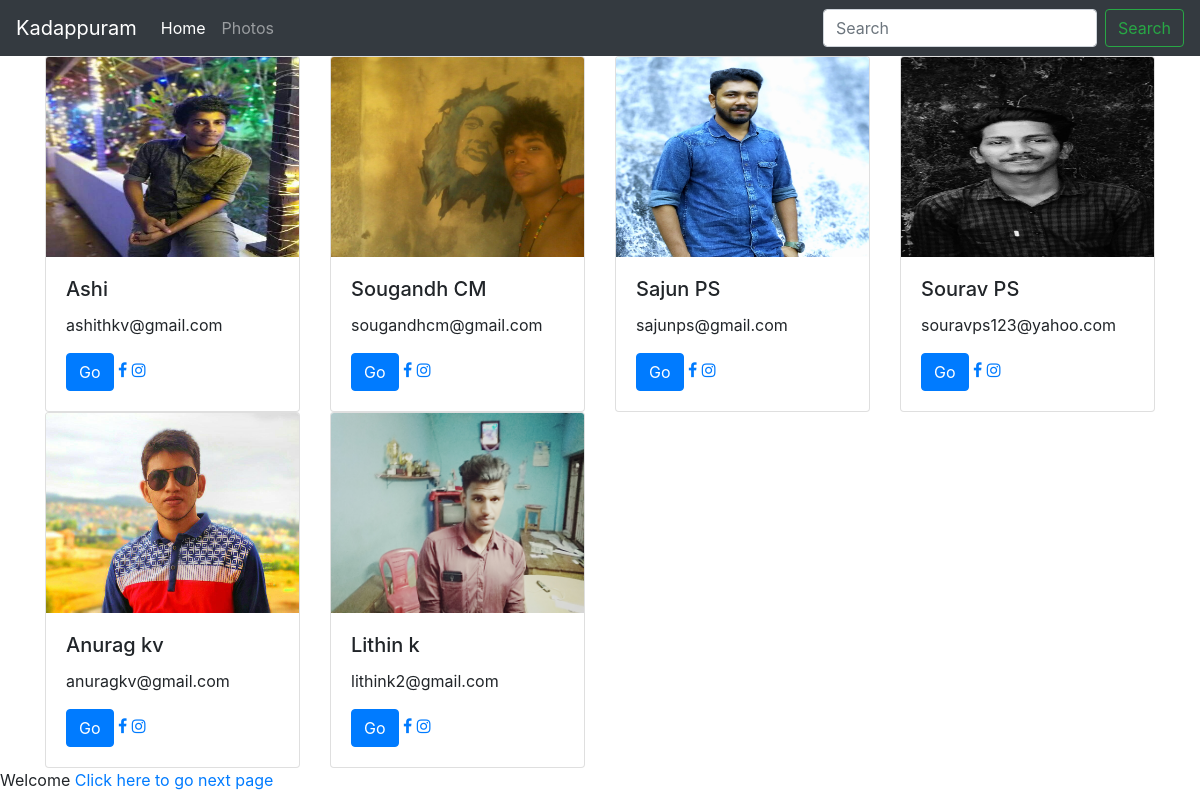
Before: / with the older database file.
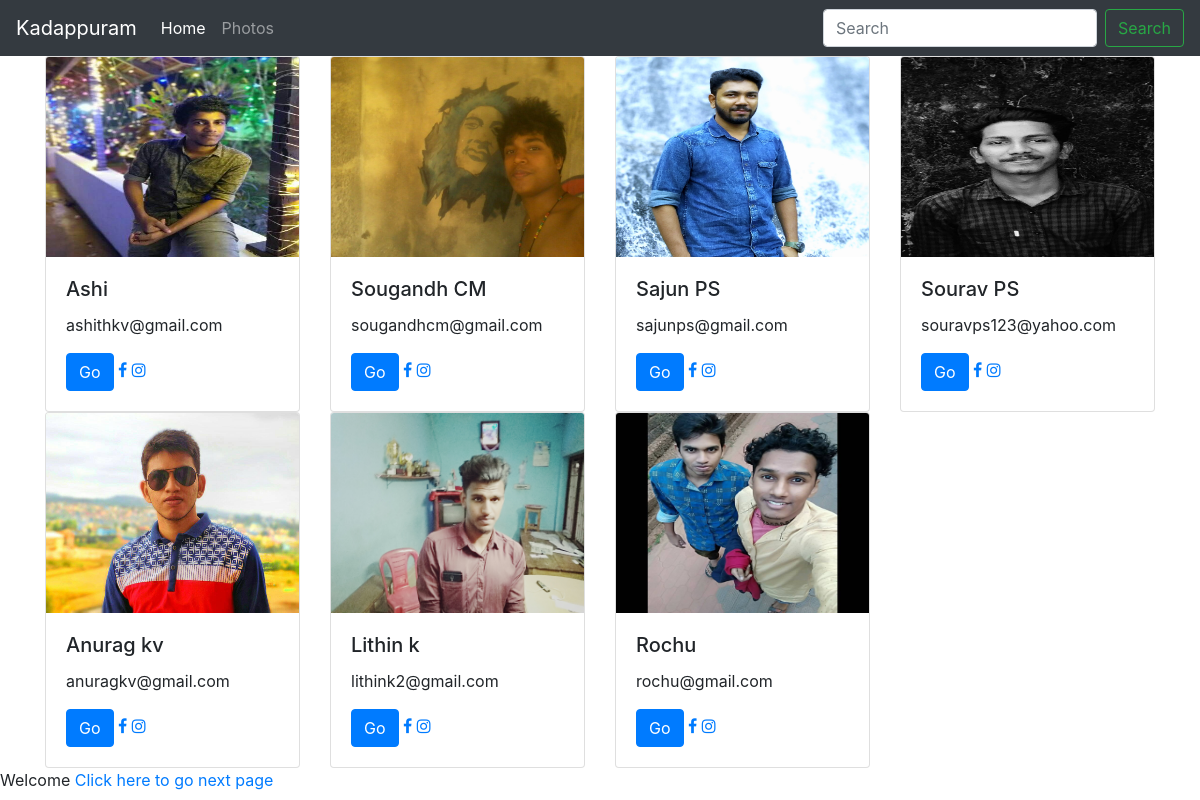
After: the same page with the newer database file.
### firstapp/models.py (models this page shows)
class Demo(models.Model):
    name=models.CharField(max_length=20)
    age=models.IntegerField()
    email=models.EmailField(max_length=50)
    image1=models.ImageField(blank=True,null=True,upload_to='media/')
    facebook_link=models.CharField(max_length=300,null=True,blank=True)
    insta_link=models.CharField(max_length=300,null=True,blank=True)

### firstapp/views.py (the view)
# urls.py: path('',views.index,name='index'),
def index(request):
    all=Demo.objects.all()
    return render(request,'index.html',{'all':all})

### firstapp/templates/index.html (shortened to what this page needs)
<!DOCTYPE html>
<html lang="en">
<head>
    <link rel="stylesheet" href="https://cdn.jsdelivr.net/npm/bootstrap@4.5.3/dist/css/bootstrap.min.css">
    <link href="https://cdnjs.cloudflare.com/ajax/libs/font-awesome/4.7.0/css/font-awesome.min.css" rel="stylesheet"/>
</head>
<body>
    <nav class="navbar navbar-expand-lg navbar-dark bg-dark">
        <div class="collapse navbar-collapse" id="navbarTogglerDemo01">
          <a class="navbar-brand" href="#">Kadappuram</a>
          <ul class="navbar-nav mr-auto mt-2 mt-lg-0">
            <li class="nav-item active">
              <a class="nav-link" href="{% url 'index' %}">Home <span class="sr-only">(current)</span></a>
            </li>
            <li class="nav-item">
              <a class="nav-link" href="{% url 'photos' %}">Photos</a>
            </li>
          </ul>
          <form class="form-inline my-2 my-lg-0" method="GET" action="{% url 'search' %}">
            <input class="form-control mr-sm-2" type="search" placeholder="Search" aria-label="Search" name='search' list="persons">
            <button class="btn btn-outline-success my-2 my-sm-0" type="submit">Search</button>
          </form>
        </div>
      </nav>
      <div class="container">
        <div class="row">
{% for i in all %}
<div class="col-md-3">
<div class="card">
  <a href="{% url 'profile' i.id %}">
  <img class="card-img-top" src="{{i.image1.url}}" alt="Card image cap" height="200px"  width="100px">
  </a>
  <div class="card-body">
    <h5 class="card-title">{{i.name}}</h5>
    <p class="card-text">{{i.email}}</p>
    <a href="#" class="btn btn-primary">Go</a>
    <a href="{{i.facebook_link}}" target="_blank"><i class="fa
      fa-facebook"></i></a>
          <a href="{{i.insta_link}}" target="_blank"><i class="fa fa-instagram"></i></a>
  </div>
</div>
</div>
    {% endfor %}
    </div>
  </div>
    Welcome
    <a href="{% url 'second' %}">Click here to go next page</a>
</body>
</html>

Changed rows visible on the page:
added Demo: image1 (picture), name "Rochu", email "rochu@gmail.com"
